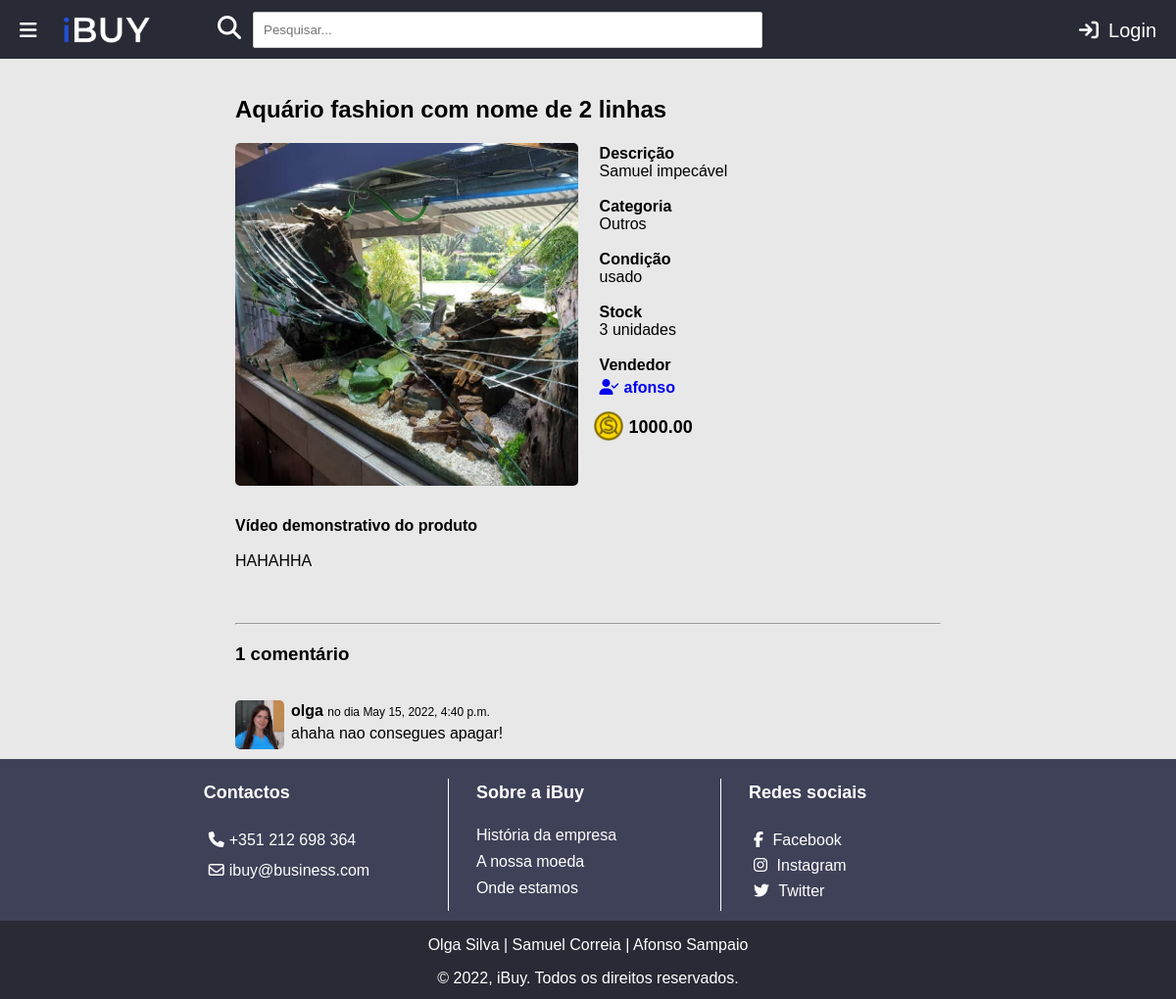
Screenshot of /ibuy/produto/5 with the database file from the repository.
### ibuy/models.py (models this page shows, shortened)
class Produto(models.Model):
    user = models.ForeignKey(User, on_delete=models.CASCADE, default="")
    likes = models.ManyToManyField(User, related_name='likes')
    nome = models.CharField(max_length=100)
    categoria = models.ForeignKey(Categoria, on_delete=models.CASCADE, default="", related_name="Categoria")
    quantidade = models.IntegerField(default=0)
    timestamp = models.DateTimeField(default=datetime.now, editable=False)
    descricao = models.TextField()  # mudar
    preco = models.DecimalField(
        max_digits=6,
        decimal_places=2,
        default=0.00,
    )
    imagem = models.CharField(max_length=100, default='produto.png')
    video_embed = models.CharField(max_length=1000, blank=True)
    NOVO = 'Novo'
    USADO = 'Usado'
    OPCOES_CONDICAO = (
        (NOVO, 'Novo'),
        (USADO, 'Usado'),
    )
    condicao = models.CharField(choices=OPCOES_CONDICAO, default=NOVO, max_length=100)

class Categoria(models.Model):
    tipo = models.CharField(max_length=100, default="")

class Comentario(models.Model):
    user = models.ForeignKey(User, on_delete=models.CASCADE)
    produto = models.ForeignKey(Produto, on_delete=models.CASCADE)
    texto = models.TextField()
    timestamp = models.DateTimeField(default=datetime.now, editable=False)

class Utilizador(models.Model):
    user = models.OneToOneField(User, on_delete=models.CASCADE)
    imagem = models.CharField(max_length=100, default='utilizador.png')
    credito = models.DecimalField(max_digits=6, decimal_places=2, default=0.00)

### ibuy/views.py (the view)
# urls.py: path('produto/<int:produto_id>', views.produto, name='produto'),
def produto(request, produto_id):
    p = get_object_or_404(Produto, pk=produto_id)
    user = get_object_or_404(User, pk=p.user_id)
    listacomentarios = Comentario.objects.filter(produto_id=produto_id).order_by('-timestamp')
    liked = p.likes.filter(id=request.user.id).exists()
    context = {
        'listacomentarios': listacomentarios,
        'nome_user': user.username,
        'produto': p,
        'comentarioform': ComentarioForm,
        'liked': liked,
    }
    return render(request, 'ibuy/produto.html', context)

### ibuy/templates/ibuy/produto.html (shortened to what this page needs)
{% extends "ibuy/index.html" %}
{% load static %}
{% block content %}
<br>
<section class="product-wrap">
    <h2> {{ produto.nome }} </h2>
    <section class="product-img-wrap">
        <img src="{% static 'media/images/produto/' %}{{produto.imagem}}"> <br>
    </section>
    <section class="product-info-wrap">
        <strong>Descrição</strong><br><section class="product-description">{{ produto.descricao }}</section><br>
        <strong>Categoria</strong><br>{{ produto.categoria.tipo }}<br><br>
        <strong>Condição</strong><br>{{ produto.condicao }}<br><br>
        <strong>Stock</strong><br>{{ produto.quantidade }} unidade{{ produto.quantidade|pluralize }}<br><br>
        <strong>Vendedor</strong><br>
        <section class="product-vendedor" >
        <a href="{% url 'ibuy:perfil' produto.user.id %}">
                            <i class="fa-solid fa-user-check"></i>{{ produto.user.username }}
        </a></section>
        <section class="coin-product"><img src="{% static 'ibuy/images/coin.png' %}"
                                                             alt="Moeda do website" width="30" height="30">{{ produto.preco }}
        </section>
    </section>
</section>
<section class="embed-video">
    {% if produto.video_embed != "" %}
    <br><strong>Vídeo demonstrativo do produto</strong><br><br>
    {{ produto.video_embed|safe }}
    {% endif %}
</section>
<br><br>
<hr>
<h3>{{ listacomentarios.count }} comentário{{ listacomentarios.count|pluralize }} </h3>
<br>
{% if listacomentarios %}
{% for comentario in listacomentarios %}
<section class="comment-wrap">
    <section class="comment-img">
    <img src="{% static 'media/images/utilizador/' %}{{comentario.user.utilizador.imagem}}"> <br>
    </section>
    <section class="comment-details-wrap">
    <section class="comment-user">
        <strong>{{ comentario.user }}</strong> <span style="font-size: 12px;">no dia {{ comentario.timestamp }}</span>
    </section>
    <section class="comment-text">
    {{ comentario.texto }}
    </section>
    </section>
</section>
{% endfor %}
{% else %}
<h3>Não existem comentários.</h3>
{% endif %}
{% endblock %}

### ibuy/static/ibuy/style.css (style rules this page uses)
html, body { font-family: sans-serif; margin: 0; padding: 0; background-color: #E8E8E8; overflow-x: hidden; }
.comment-wrap { overflow: hidden; margin-bottom: 10px; }
.comment-wrap img { width: 50px; height: 50px; object-fit: cover; border-radius: 5px; float: left; }
.comment-text { margin-top: 5px; float:left; overflow-wrap: break-word; max-width: 55vw; }
.comment-img { float:left; }
.comment-user { margin-top: 2px; }
.comment-details-wrap { float: left; margin-left: 7px; }
.product-img-wrap img { width: 350px; height: 350px; object-fit: cover; border-radius: 5px; }
.product-wrap { overflow: hidden; margin-bottom: 10px; }
.product-img-wrap { float:left; }
.product-info-wrap { float: left; margin-left: 3%; margin-top: 2px; }
.embed-video { margin-top: 10px; margin-bottom: 10px; }
.product-vendedor a { text-decoration: none; }
.product-vendedor i { width: 25px; }
.product-vendedor { margin-top: 5px; margin-bottom: 7px; font-weight: bold; }
.coin-product { display: inline-block; font-size: 18px; font-weight: bold; }
.coin-product img { position: relative; top: 8px; left: -6px; }
.product-description { overflow-wrap: break-word; max-width: 30vw; }

### rows the page displays
Produto: nome "Aquário fashion com nome de 2 linhas", imagem (picture), descricao "Samuel impecável", categoria.tipo "Outros", condicao "usado", quantidade "3", user.username "afonso", preco "1000.00", video_embed "HAHAHHA"
Comentario: user.utilizador.imagem (picture), user "olga", timestamp "May 15, 2022, 4:40 p.m.", texto "ahaha nao consegues apagar!"

### other values shown
{{ listacomentarios.count }} "1"
